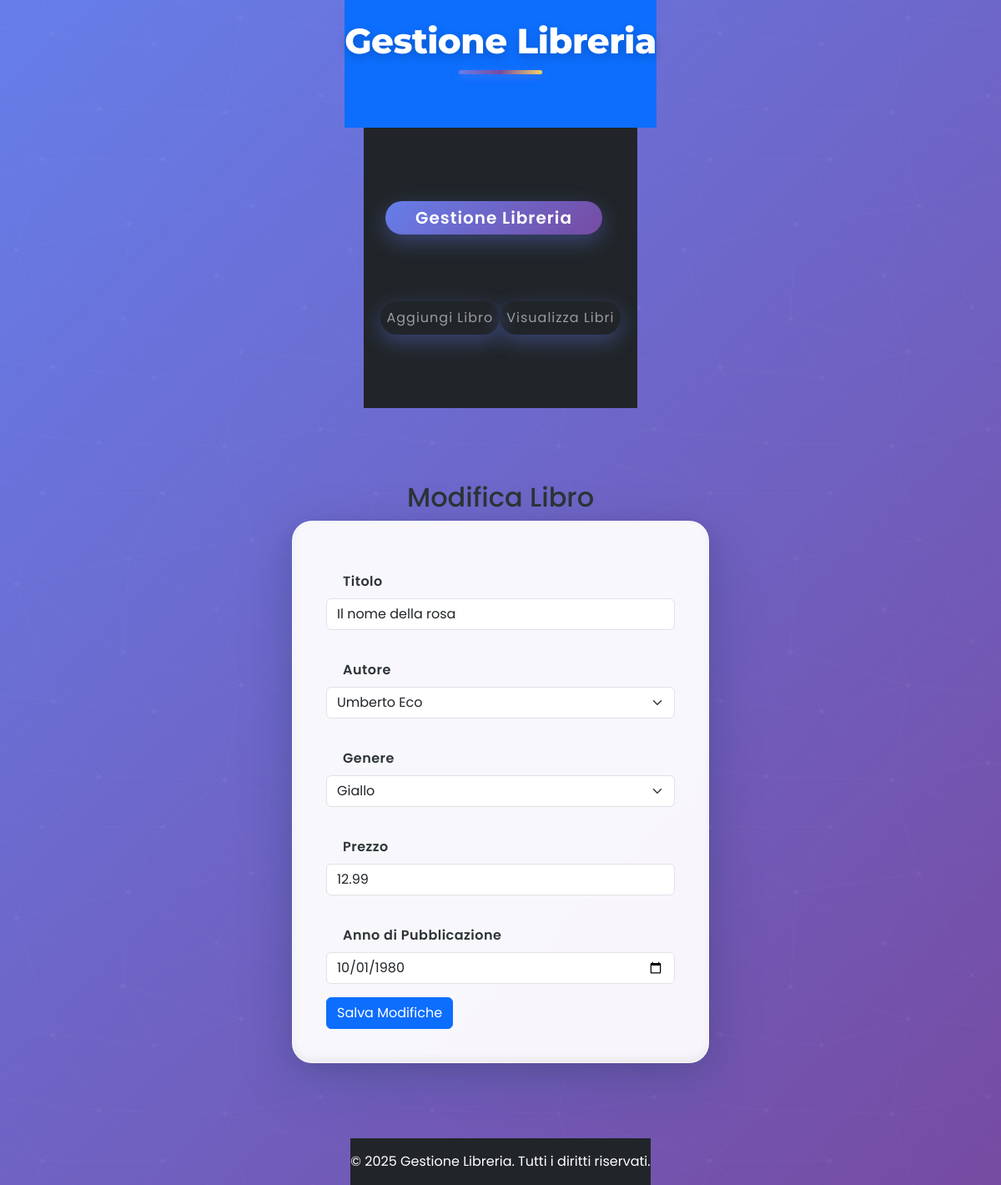
The app's page /libreria/update.php?id=1 with its own data.
### tables this page shows
CREATE TABLE libri (
    ID INT PRIMARY KEY AUTO_INCREMENT,
    titolo VARCHAR(100) NOT NULL,
    autore_ID INT NOT NULL,
    genere_ID INT NOT NULL,
    prezzo DOUBLE NOT NULL CHECK(prezzo > 0),
    anno_pubblicazione DATE NOT NULL,
    FOREIGN KEY (autore_ID) REFERENCES autori(ID) ON DELETE CASCADE,
    FOREIGN KEY (genere_ID) REFERENCES generi(ID) ON DELETE CASCADE
);

### libreria/update.php (the view, shortened to what this page needs)
<?php include "php/header.php"; ?>
<?php include "php/db.php"; ?>
<?php
if (isset($_GET['id']) && is_numeric($_GET['id'])) {
    $id = $_GET['id'];
} else {
    die("ID non valido.");
}
try {
    $query = "SELECT * FROM libri WHERE ID = :id";
    $stmt = $pdo->prepare($query);
    $stmt->bindParam(":id", $id, PDO::PARAM_INT);
    $stmt->execute();
    $libro = $stmt->fetch(PDO::FETCH_ASSOC);
} catch (PDOException $e) {
    echo "<div class='alert alert-danger mt-3'>Errore: " . $e->getMessage() . "</div>";
}
?>
<div class="container mt-5">
    <h2>Modifica Libro</h2>
    <form method="post" action="update.php?id=<?php echo $id; ?>">
        <div class="mb-3">
            <label for="titolo" class="form-label">Titolo</label>
            <input type="text" class="form-control" id="titolo" name="titolo" value="<?php echo htmlspecialchars($libro['titolo']); ?>" required>
        </div>
        <div class="mb-3">
            <label for="autore_ID" class="form-label">Autore</label>
            <select class="form-select" id="autore_ID" name="autore_ID" required>
                <?php
                $stmt = $pdo->query("SELECT * FROM autori");
                while ($row = $stmt->fetch()) {
                    $selected = ($row['ID'] == $libro['autore_ID']) ? "selected" : "";
                    echo "<option value='{$row['ID']}' $selected>{$row['nome']}</option>";
                }
                ?>
            </select>
        </div>
        <div class="mb-3">
            <label for="genere_ID" class="form-label">Genere</label>
            <select class="form-select" id="genere_ID" name="genere_ID" required>
                <?php
                $stmt = $pdo->query("SELECT * FROM generi");
                while ($row = $stmt->fetch()) {
                    $selected = ($row['ID'] == $libro['genere_ID']) ? "selected" : "";
                    echo "<option value='{$row['ID']}' $selected>{$row['nome']}</option>";
                }
                ?>
            </select>
        </div>
        <div class="mb-3">
            <label for="prezzo" class="form-label">Prezzo</label>
            <input type="number" class="form-control" id="prezzo" name="prezzo" step="0.01" min="0" value="<?php echo $libro['prezzo']; ?>" required>
        </div>
        <div class="mb-3">
            <label for="anno_pubblicazione" class="form-label">Anno di Pubblicazione</label>
            <input type="date" class="form-control" id="anno_pubblicazione" name="anno_pubblicazione" value="<?php echo $libro['anno_pubblicazione']; ?>" required>
        </div>
        <button type="submit" class="btn btn-primary">Salva Modifiche</button>
    </form>
</div>
<?php include "php/footer.php"; ?>

### LeCittaDelTurista/LeCittaDelTurista/style.css (style rules this page uses)
body { margin: 0; padding: 0; min-height: 100vh; font-family: 'Poppins', sans-serif; background: linear-gradient(135deg, #667eea 0%, #764ba2 100%); display: flex; flex-direction: column; align-items: center; justify-content: center; color: #2d3436; position: relative; overflow-x: hidden; }
body::before { content: ''; position: absolute; width: 100%; height: 100%; top: 0; left: 0; opacity: 0.05; z-index: -1; }
.container { display: flex; flex-direction: column; align-items: center; justify-content: center; width: 100%; max-width: 1200px; padding: 40px 20px; box-sizing: border-box; position: relative; }
form { background: rgba(255, 255, 255, 0.95); padding: 40px; width: 500px; color: #2d3436; border-radius: 24px; box-shadow: 0 20px 70px rgba(0, 0, 0, 0.15), 0 10px 30px rgba(0, 0, 0, 0.1), 0 30px 50px rgba(103, 151, 255, 0.15), inset 0 -5px 10px rgba(0, 0, 0, 0.05); backdrop-filter: blur(20px); margin-bottom: 50px; border: 1px solid rgba(255, 255, 255, 0.5); position: relative; overflow: hidden; transition: all 0.5s ease; transform: translateY(0); }
form::before { content: ''; position: absolute; top: -10%; left: -10%; width: 120%; height: 120%; background: linear-gradient( 45deg, transparent, rgba(255, 255, 255, 0.1) 20%, rgba(255, 255, 255, 0.4) 40%, rgba(255, 255, 255, 0.1) 60%, transparent ); transform: rotate(15deg) translateX(-200%); animation: shine 6s infinite; }
label { margin: 20px; display: inline-block; font-weight: 600; letter-spacing: 0.5px; transition: all 0.3s ease; position: relative; }

### records on screen
libri: titolo "Il nome della rosa", prezzo "12.99", anno_pubblicazione "10/01/1980"

### other values on screen
form field autore_ID "Umberto Eco"
form field genere_ID "Giallo"
